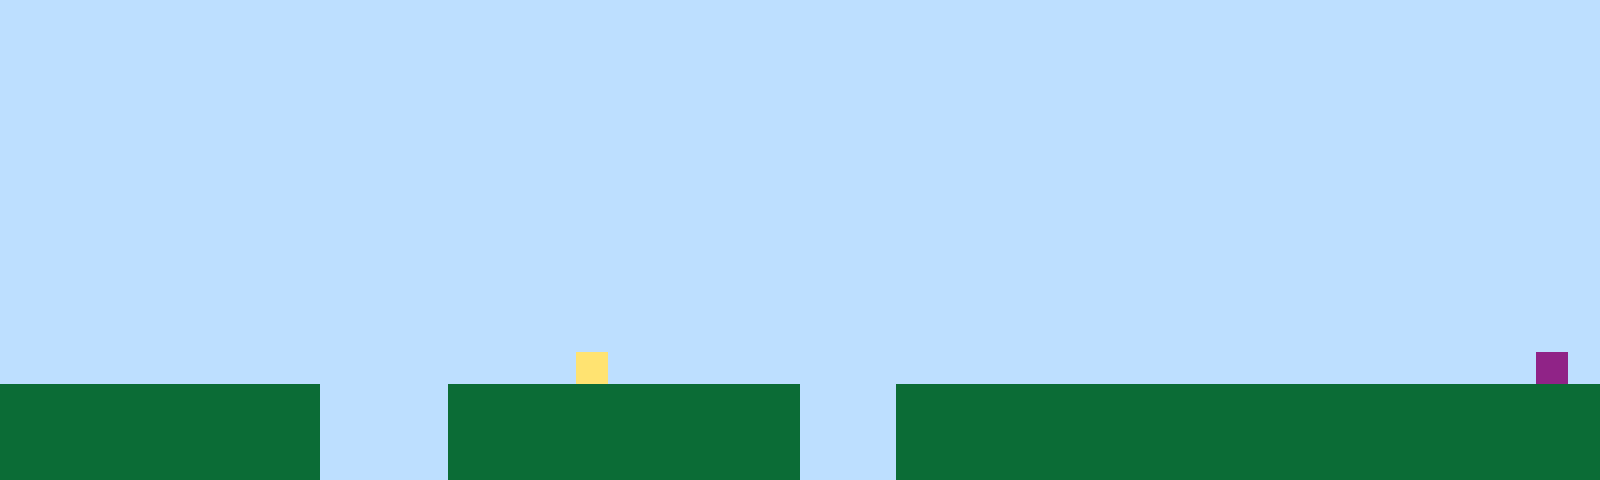

This is a level from a 2D game, rendered from its Tiled map with the project's own tilesets. A one-line summary and the complete map file follow:
An orthogonal 50x15 tile map with 32x32 px tiles, 1 tile layer (Tile Layer 1).

<map version="1.10" tiledversion="1.11.2" orientation="orthogonal" renderorder="right-up" width="50" height="15" tilewidth="32" tileheight="32" infinite="0" nextlayerid="2" nextobjectid="1"><editorsettings><export target="map1.csv" format="csv" /></editorsettings><tileset firstgid="1" name="sprites" tilewidth="32" tileheight="32" tilecount="6" columns="3"><image source="sprites.png" width="96" height="64" /></tileset><layer id="1" name="Tile Layer 1" width="50" height="15"><data encoding="csv">1,1,1,1,1,1,1,1,1,1,1,1,1,1,1,1,1,1,1,1,1,1,1,1,1,1,1,1,1,1,1,1,1,1,1,1,1,1,1,1,1,1,1,1,1,1,1,1,1,1,1,1,1,1,1,1,1,1,1,1,1,1,1,1,1,1,1,1,1,1,1,1,1,1,1,1,1,1,1,1,1,1,1,1,1,1,1,1,1,1,1,1,1,1,1,1,1,1,1,1,1,1,1,1,1,1,1,1,1,1,1,1,1,1,1,1,1,1,1,1,1,1,1,1,1,1,1,1,1,1,1,1,1,1,1,1,1,1,1,1,1,1,1,1,1,1,1,1,1,1,1,1,1,1,1,1,1,1,1,1,1,1,1,1,1,1,1,1,1,1,1,1,1,1,1,1,1,1,1,1,1,1,1,1,1,1,1,1,1,1,1,1,1,1,1,1,1,1,1,1,1,1,1,1,1,1,1,1,1,1,1,1,1,1,1,1,1,1,1,1,1,1,1,1,1,1,1,1,1,1,1,1,1,1,1,1,1,1,1,1,1,1,1,1,1,1,1,1,1,1,1,1,1,1,1,1,1,1,1,1,1,1,1,1,1,1,1,1,1,1,1,1,1,1,1,1,1,1,1,1,1,1,1,1,1,1,1,1,1,1,1,1,1,1,1,1,1,1,1,1,1,1,1,1,1,1,1,1,1,1,1,1,1,1,1,1,1,1,1,1,1,1,1,1,1,1,1,1,1,1,1,1,1,1,1,1,1,1,1,1,1,1,1,1,1,1,1,1,1,1,1,1,1,1,1,1,1,1,1,1,1,1,1,1,1,1,1,1,1,1,1,1,1,1,1,1,1,1,1,1,1,1,1,1,1,1,1,1,1,1,1,1,1,1,1,1,1,1,1,1,1,1,1,1,1,1,1,1,1,1,1,1,1,1,1,1,1,1,1,1,1,1,1,1,1,1,1,1,1,1,1,1,1,1,1,1,1,1,1,1,1,1,1,1,1,1,1,1,1,1,1,1,1,1,1,1,1,1,1,1,1,1,1,1,1,1,1,1,1,1,1,1,1,1,1,1,1,1,1,1,1,1,1,1,1,1,1,1,1,1,1,1,1,1,1,1,1,1,1,1,1,1,1,1,1,1,1,1,1,1,1,1,1,1,1,1,1,1,1,1,1,1,1,1,1,1,1,1,1,1,1,1,1,1,1,1,1,1,1,1,1,1,1,1,1,1,1,1,1,1,1,1,1,1,1,1,1,1,1,1,1,1,1,1,1,1,1,1,4,1,1,1,1,1,1,1,1,1,1,1,1,1,1,1,1,1,1,1,1,1,1,1,1,1,1,1,1,1,6,1,2,2,2,2,2,2,2,2,2,2,1,1,1,1,2,2,2,2,2,2,2,2,2,2,2,1,1,1,2,2,2,2,2,2,2,2,2,2,2,2,2,2,2,2,2,2,2,2,2,2,2,2,2,2,2,2,2,2,2,2,1,1,1,1,2,2,2,2,2,2,2,2,2,2,2,1,1,1,2,2,2,2,2,2,2,2,2,2,2,2,2,2,2,2,2,2,2,2,2,2,2,2,2,2,2,2,2,2,2,2,1,1,1,1,2,2,2,2,2,2,2,2,2,2,2,1,1,1,2,2,2,2,2,2,2,2,2,2,2,2,2,2,2,2,2,2,2,2,2,2</data></layer></map>
